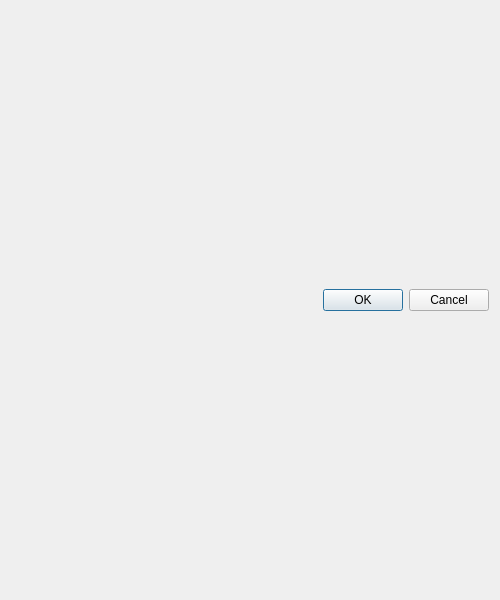
<?xml version="1.0" encoding="UTF-8"?>
<ui version="4.0">
 <class>Options</class>
 <widget class="QDialog" name="Options">
  <property name="geometry">
   <rect>
    <x>0</x>
    <y>0</y>
    <width>500</width>
    <height>600</height>
   </rect>
  </property>
  <property name="sizePolicy">
   <sizepolicy hsizetype="Preferred" vsizetype="Preferred">
    <horstretch>0</horstretch>
    <verstretch>0</verstretch>
   </sizepolicy>
  </property>
  <property name="windowTitle">
   <string>EMDash Options</string>
  </property>
  <layout class="QVBoxLayout" name="verticalLayout">
   <item>
    <layout class="QFormLayout" name="layout_options">
     <property name="sizeConstraint">
      <enum>QLayout::SetMinimumSize</enum>
     </property>
     <property name="fieldGrowthPolicy">
      <enum>QFormLayout::ExpandingFieldsGrow</enum>
     </property>
    </layout>
   </item>
   <item>
    <widget class="QDialogButtonBox" name="buttonBox">
     <property name="sizePolicy">
      <sizepolicy hsizetype="Expanding" vsizetype="Expanding">
       <horstretch>0</horstretch>
       <verstretch>0</verstretch>
      </sizepolicy>
     </property>
     <property name="orientation">
      <enum>Qt::Horizontal</enum>
     </property>
     <property name="standardButtons">
      <set>QDialogButtonBox::Cancel|QDialogButtonBox::Ok</set>
     </property>
    </widget>
   </item>
  </layout>
 </widget>
 <resources/>
 <connections>
  <connection>
   <sender>buttonBox</sender>
   <signal>accepted()</signal>
   <receiver>Options</receiver>
   <slot>accept()</slot>
   <hints>
    <hint type="sourcelabel">
     <x>248</x>
     <y>254</y>
    </hint>
    <hint type="destinationlabel">
     <x>157</x>
     <y>274</y>
    </hint>
   </hints>
  </connection>
  <connection>
   <sender>buttonBox</sender>
   <signal>rejected()</signal>
   <receiver>Options</receiver>
   <slot>reject()</slot>
   <hints>
    <hint type="sourcelabel">
     <x>316</x>
     <y>260</y>
    </hint>
    <hint type="destinationlabel">
     <x>286</x>
     <y>274</y>
    </hint>
   </hints>
  </connection>
 </connections>
</ui>
